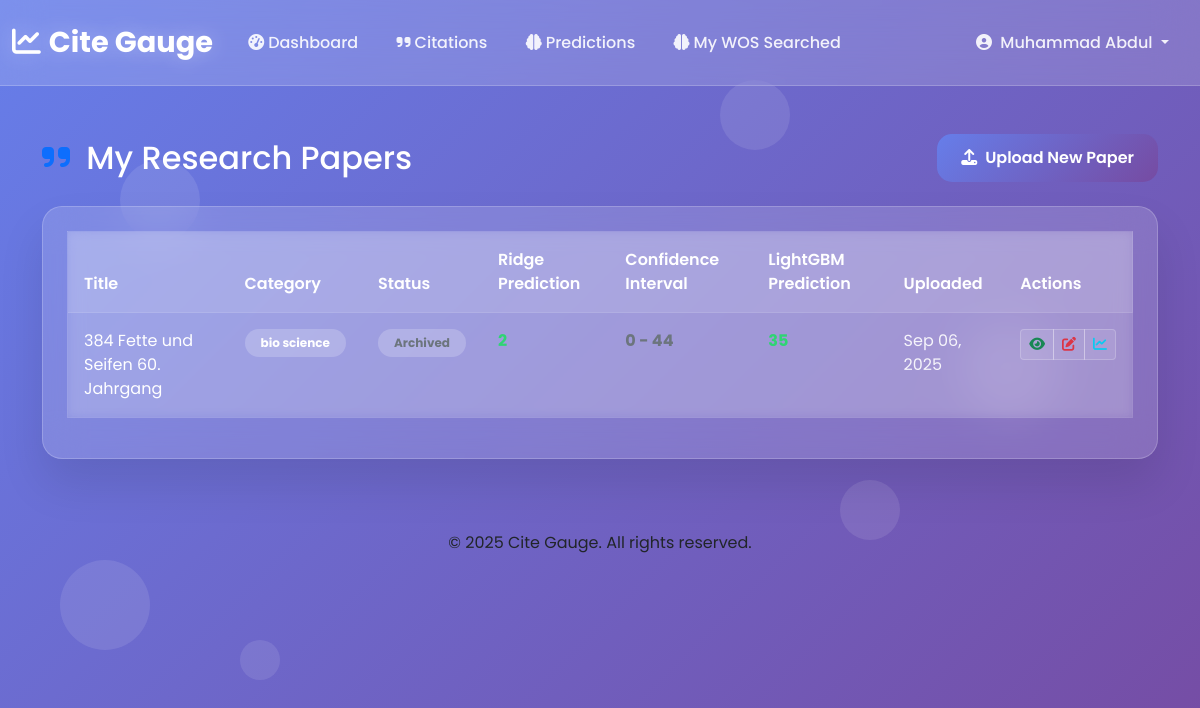
Screenshot of /user/papers/ (signed in) with the database file from the repository.
### user/models.py (models this page shows, shortened)
class CustomUser(AbstractUser):
    username = None  # if using email login
    email = models.EmailField(unique=True)
    first_name = models.CharField(max_length=150, blank=True)
    last_name = models.CharField(max_length=150, blank=True)
    USERNAME_FIELD = 'email'
    REQUIRED_FIELDS = []
    objects = CustomUserManager()

class ResearchPaper(models.Model):
    user = models.ForeignKey(
        CustomUser,
        on_delete=models.CASCADE,
        related_name='research_papers',
        help_text="User who uploaded the document"
    )
    filename = models.CharField(
        max_length=255,
        help_text="Original filename of the uploaded document"
    )
    title = models.TextField(
        help_text="Extracted or generated title from the document"
    )
    abstract = models.TextField(
        blank=True,
        null=True,
        help_text="Extracted abstract or summary from the document"
    )
    authors = models.JSONField(
        default=list,
        blank=True,
        help_text="List of extracted authors from the document."
    )
    keywords = models.JSONField(
        default=list,
        help_text="List of extracted keywords from the document"
    )
    publication_year = models.IntegerField(blank=True, null=True, help_text="Extracted publication year.")
    category = models.CharField(max_length=100, blank=True, null=True)
    status = models.CharField(max_length=50, default='draft', blank=True)
    file_size = models.PositiveIntegerField(
        help_text="Size of the original file in bytes"
    )
    file_type = models.CharField(
        max_length=10,
        help_text="File extension (pdf, docx, txt)"
    )
    predicted_citations = models.IntegerField(
        blank=True, null=True,
        help_text="Predicted citation count for the next 2 years."
    )
    prediction_confidence_low = models.IntegerField(blank=True, null=True)
    prediction_confidence_high = models.IntegerField(blank=True, null=True)
    predicted_at = models.DateTimeField(blank=True, null=True)
    light_gbm_predicted_citations = models.IntegerField(blank=True, null=True, help_text="Dummy LightGBM prediction")
    light_gbm_percentage = models.IntegerField(blank=True, null=True, help_text="[DEPRECATED] No longer used.")
    light_gbm_predicted_at = models.DateTimeField(blank=True, null=True)
    uploaded_at = models.DateTimeField(auto_now_add=True)
    updated_at = models.DateTimeField(auto_now=True)
    class Meta:
        ordering = ['-updated_at']
        unique_together = ['user', 'filename']  # Prevent duplicate filenames per user
        indexes = [
            models.Index(fields=['user', 'filename']),
            models.Index(fields=['uploaded_at']),
        ]

### user/views.py (the view)
# urls.py: path('papers/', MyPapersView.as_view(), name='my_papers'),
class MyPapersView(LoginRequiredMixin, ListView):
    model = ResearchPaper
    template_name = 'user/my_papers.html'
    context_object_name = 'papers'
    def get_queryset(self):
        return ResearchPaper.objects.filter(user=self.request.user)

### templates/user/my_papers.html (shortened to what this page needs)
{% extends "base.html" %}
{% load static %}
{% block custom_css %}
{% load static %}
{% endblock custom_css %}
{% block main_content %}
<div class="container my-5">
  <div class="row">
    <div class="col-12">
      <div class="d-flex justify-content-between align-items-center mb-4">
        <h2 class="mb-0 text-white">
          <i class="fas fa-quote-right me-2 text-primary"></i>
          My Research Papers
        </h2>
        <a href="{% url 'upload_document' %}" class="btn btn-primary-glass">
          <i class="fas fa-upload me-2"></i>Upload New Paper
        </a>
      </div>
      <div class="glass-card p-4">
          {% if papers %}
            <div class="table-responsive">
              <table id="papersTable" class="table table-glass table-hover table-striped" style="width:100%">
                <thead>
                  <tr>
                    <th>Title</th>
                    <th>Category</th>
                    <th>Status</th>
                    <th>Ridge Prediction</th>
                    <th>Confidence Interval</th>
                    <th>LightGBM Prediction</th>
                    <th>Uploaded</th>
                    <th>Actions</th>
                  </tr>
                </thead>
                <tbody>
                  {% for paper in papers %}
                    <tr>
                      <td class="text-white"><a href="{% url 'Research_paper_detail' paper.id %}">{{ paper.title }}</a></td>
                      <td><span class="badge badge-glass">{{ paper.category|default:'N/A' }}</span></td>
                      <td>
                        {% if paper.status == 'draft' %}
                          <span class="badge bg-warning text-dark">{{ paper.status|title }}</span>
                        {% elif paper.status == 'published' %}
                          <span class="badge bg-success">{{ paper.status|title }}</span>
                        {% else %}
                          <span class="badge badge-glass text-secondary">{{ paper.status|default:'N/A'|title }}</span>
                        {% endif %}
                      </td>
                      <td>
                        {% if paper.predicted_citations is not None %}
                          <strong class="stat-increase">{{ paper.predicted_citations }}</strong>
                        {% else %}
                          Not predicted yet
                        {% endif %}
                      </td>
                      <td>
                        {% if paper.prediction_confidence_low is not None %}
                          <strong class="text-secondary">{{ paper.prediction_confidence_low|floatformat:0 }} - {{ paper.prediction_confidence_high|floatformat:0 }}</strong>
                        {% else %}
                          -
                        {% endif %}
                      </td>
                      <td>
                        {% if paper.light_gbm_predicted_citations is not None %}
                          <strong class="stat-increase">{{ paper.light_gbm_predicted_citations }}</strong>
                        {% else %}
                          Not predicted yet
                        {% endif %}
                      </td>
                      <td class="text-glass-muted">{{ paper.uploaded_at|date:"M d, Y" }}</td>
                      <td>
                        <div class="btn-group">
                          <a href="{% url 'Research_paper_detail' paper.id %}" class="btn btn-sm" title="View Details">
                            <i class="text-success fas fa-eye"></i>
                          </a>
                          <button type="button" class="btn btn-sm" title="Edit Paper" data-bs-toggle="modal" data-bs-target="#editModal{{ paper.id }}">
                            <i class="text-danger fas fa-edit"></i>
                          </button>
                          <button type="button" class="btn btn-sm" data-bs-toggle="modal" data-bs-target="#detailsModal{{ paper.id }}" title="View Quick Stats">
                            <i class="text-info fas fa-chart-line"></i>
                          </button>
                        </div>
                      </td>
                    </tr>
                  {% endfor %}
                </tbody>
              </table>
            </div>
          {% endif %}
      </div>
    </div>
  </div>
</div>
{% endblock main_content %}

### templates/base.html (shortened to what this page needs)
{% load static %}
<!DOCTYPE html>
<html lang="en">
  <head>
    <link
      href="https://cdnjs.cloudflare.com/ajax/libs/bootstrap/5.3.2/css/bootstrap.min.css"
      rel="stylesheet"
    />
    <link
      href="https://cdnjs.cloudflare.com/ajax/libs/font-awesome/6.4.0/css/all.min.css"
      rel="stylesheet"
    />
    <link href="{% static 'css/style.css' %}" rel="stylesheet" />
  </head>
  <body>
    <div class="bg-animation">
      <div class="particle"></div>
      <div class="particle"></div>
      <div class="particle"></div>
      <div class="particle"></div>
      <div class="particle"></div>
      <div class="particle"></div>
    </div>
    <nav class="navbar navbar-expand-lg navbar-glass">
      <div class="container-fluid">
        <a class="navbar-brand" href="{% url 'dashboard' %}">
          <i class="fas fa-chart-line me-2"></i>Cite Gauge
        </a>
        <div class="collapse navbar-collapse" id="navbarNav">
          <ul class="navbar-nav me-auto">
            <li class="nav-item">
              <a class="nav-link {% if request.resolver_match.url_name == 'dashboard' %}active{% endif %}" href="{% url 'dashboard' %}">
                <i class="fas fa-tachometer-alt me-1"></i>Dashboard
              </a>
            </li>
            <li class="nav-item">
              <a class="nav-link {% if request.resolver_match.url_name == 'wos_papers' %}active{% endif %}" href="{% url 'wos_papers' %}">
                <i class="fas fa-quote-right me-1"></i>Citations
              </a>
            </li>
            <li class="nav-item">
              <a class="nav-link {% if request.resolver_match.url_name == 'upload_document' %}active{% endif %}" href="{% url 'upload_document' %}">
                <i class="fas fa-brain me-1"></i>Predictions
              </a>
            </li>
            <li class="nav-item">
              <a class="nav-link " href="{% url 'json_file_list' %}">
                <i class="fas fa-brain me-1"></i>My WOS Searched
              </a>
            </li>
          </ul>
          <ul class="navbar-nav ms-auto mb-2 mb-lg-0">
            {% if request.user.is_authenticated %}
            <li class="nav-item dropdown">
              <a
                class="nav-link dropdown-toggle"
                href="#"
                id="profileDropdown"
                role="button"
                data-bs-toggle="dropdown"
                aria-expanded="false"
              >
                <i class="fas fa-user-circle me-1"></i>
                {{ request.user.first_name|default:request.user.email }}
              </a>
            </li>
            {% endif %}
          </ul>
        </div>
      </div>
    </nav>
    {% block main_content %} {% endblock main_content %}
    <footer class="footer">
      <div class="container text-center">
        <p class="mb-0">&copy; 2025 Cite Gauge. All rights reserved.</p>
      </div>
    </footer>
  </body>
</html>

### static/css/style.css (style rules this page uses)
* { margin: 0; padding: 0; box-sizing: border-box; }
body { font-family: "Poppins", sans-serif; min-height: 100vh; background: linear-gradient(135deg, #667eea 0%, #764ba2 100%); position: relative; overflow-x: hidden; }
.bg-animation { position: fixed; top: 0; left: 0; width: 100%; height: 100%; overflow: hidden; }
.particle { position: absolute; background: rgba(255, 255, 255, 0.1); border-radius: 50%; animation: float 6s ease-in-out infinite; transition: all 0.3s ease; }
.particle:nth-child(1) { width: 80px; height: 80px; top: 20%; left: 10%; animation-delay: 0s; }
.particle:nth-child(2) { width: 60px; height: 60px; top: 60%; left: 70%; animation-delay: 2s; }
.particle:nth-child(3) { width: 100px; height: 100px; top: 40%; left: 80%; animation-delay: 4s; }
.particle:nth-child(4) { width: 40px; height: 40px; top: 80%; left: 20%; animation-delay: 1s; }
.particle:nth-child(5) { width: 70px; height: 70px; top: 10%; left: 60%; animation-delay: 3s; }
.particle:nth-child(6) { width: 90px; height: 90px; top: 70%; left: 5%; animation-delay: 5s; }
.navbar-brand { font-size: 1.8rem; font-weight: 700; color: white !important; text-shadow: 0 0 20px rgba(255, 255, 255, 0.3); }
.nav-link { color: rgba(255, 255, 255, 0.9) !important; font-weight: 500; transition: all 0.3s ease; padding: 0.5rem 1rem !important; border-radius: 10px; margin: 0 0.2rem; }
.navbar-glass { background: rgba(255, 255, 255, 0.15); backdrop-filter: blur(20px); -webkit-backdrop-filter: blur(20px); border-bottom: 1px solid rgba(255, 255, 255, 0.2); padding: 1rem 0; position: relative; z-index: 1000; }
.glass-card { background: rgba(255, 255, 255, 0.15); backdrop-filter: blur(20px); -webkit-backdrop-filter: blur(20px); border-radius: 20px; border: 1px solid rgba(255, 255, 255, 0.2); box-shadow: 0 25px 45px rgba(0, 0, 0, 0.1); padding: 1.5rem; transition: all 0.3s ease; margin-bottom: 1.5rem; }
.stat-increase { color: #2ed573; }
.btn-primary-glass { background: linear-gradient(135deg, #667eea 0%, #764ba2 100%); border: none; border-radius: 15px; color: white; font-weight: 600; padding: 0.75rem 1.5rem; transition: all 0.3s ease; position: relative; overflow: hidden; }
.table-glass { background: rgba(255, 255, 255, 0.05); border-radius: 15px; overflow: hidden; }
.table-glass th { background: rgba(255, 255, 255, 0.1); color: white; font-weight: 600; border: none; padding: 1rem; }
.table-glass td { color: rgba(255, 255, 255, 0.9); border: none; padding: 1rem; border-bottom: 1px solid rgba(255, 255, 255, 0.1); }
.text-glass-muted { color: rgba(255, 255, 255, 0.7); }
.text-white { color: white !important; }
.badge-glass { background: rgba(255, 255, 255, 0.2); color: white; border-radius: 20px; padding: 0.5rem 1rem; }

### static/css/dataTables.glass.css (style rules this page uses)
.table-glass { background-color: rgba(255, 255, 255, 0.05); border: 1px solid rgba(255, 255, 255, 0.1); color: white; backdrop-filter: blur(5px); -webkit-backdrop-filter: blur(5px); border-radius: var(--jp-border-radius); --bs-table-bg: transparent !important; --bs-table-color: white !important; --bs-table-striped-bg: rgba(255, 255, 255, 0.05) !important; --bs-table-striped-color: white !important; --bs-table-hover-bg: rgba(45, 255, 135, 0.2) !important; --bs-table-hover-color: white !important; }
.table-glass thead th { background-color: rgba(255, 255, 255, 0.15); color: white; border-bottom: 1px solid rgba(255, 255, 255, 0.3); }
.table-glass tbody tr { background-color: transparent; color: rgba(255, 255, 255, 0.9); }
.table-glass a { color: white; text-decoration: none; }
.table-glass th, .table-glass td { border-color: rgba(255, 255, 255, 0.1) !important; }

### rows the page displays
CustomUser: user.first_name "Muhammad Abdul"
ResearchPaper: title "384 Fette und Seifen 60. Jahrgang", category "bio science", status "Archived", prediction_confidence_low "0", prediction_confidence_high "44", uploaded_at "Sep 06, 2025"
